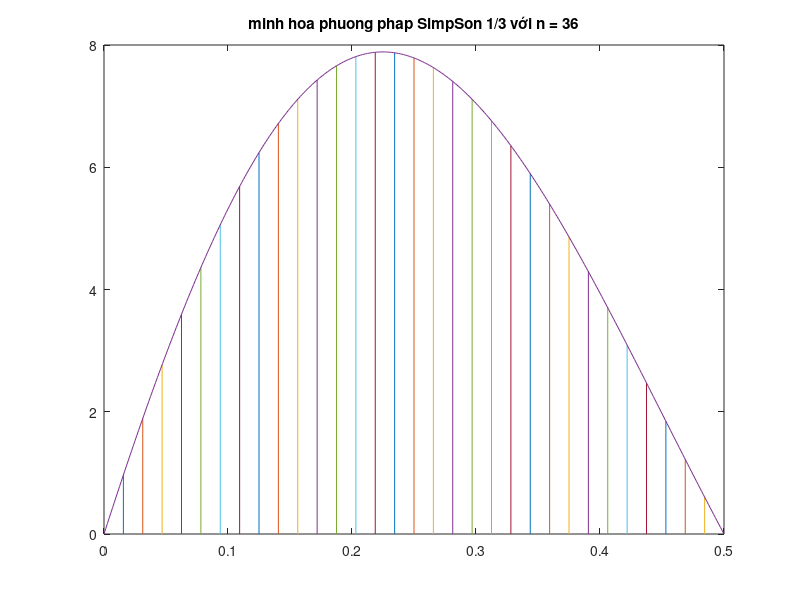

MATLAB code to generate this figure: (Note: this script raises an error after producing the figure.)
clear all, clc;
iSotam = 32;
canduoi=0;
cantren=0.5;
trongluong = [0.55555, 0.88888];
doiso = [0.77460, 0.00];

fHamSo = @(x) (100.*exp(-(x.*2)).*(sin(x.*2*pi)).^2);

k = 0:(cantren-canduoi)/iSotam:0.5;%tham so tinh toan

%tham so do thi
dStep = 1/720;
m = canduoi:dStep:cantren;
for i = 1:iSotam -1
    plot([i*(cantren-canduoi)/iSotam i*(cantren-canduoi)/iSotam],[0 sqrt(fHamSo(k(i+1)))]);
    hold on;
end
plot(m,sqrt(fHamSo(m)));
title("minh hoa phuong phap SimpSon 1/3 với n = 36")
hold off;
fprintf("gia tri cua I_rms bang phuong phap 1/3 SimpSon la %1.10f \n", sqrt(BTVN_2_PPT_LT.TichPhanSimpson13(canduoi, cantren,iSotam, fHamSo)));
fprintf("gia tri cua I_rms bang phuong phap phuong cau Gauss 3 diem la %1.10f \n", sqrt(BTVN_2_PPT_LT.TichPhanGauss3Diem(canduoi, cantren,fHamSo,trongluong, doiso)));